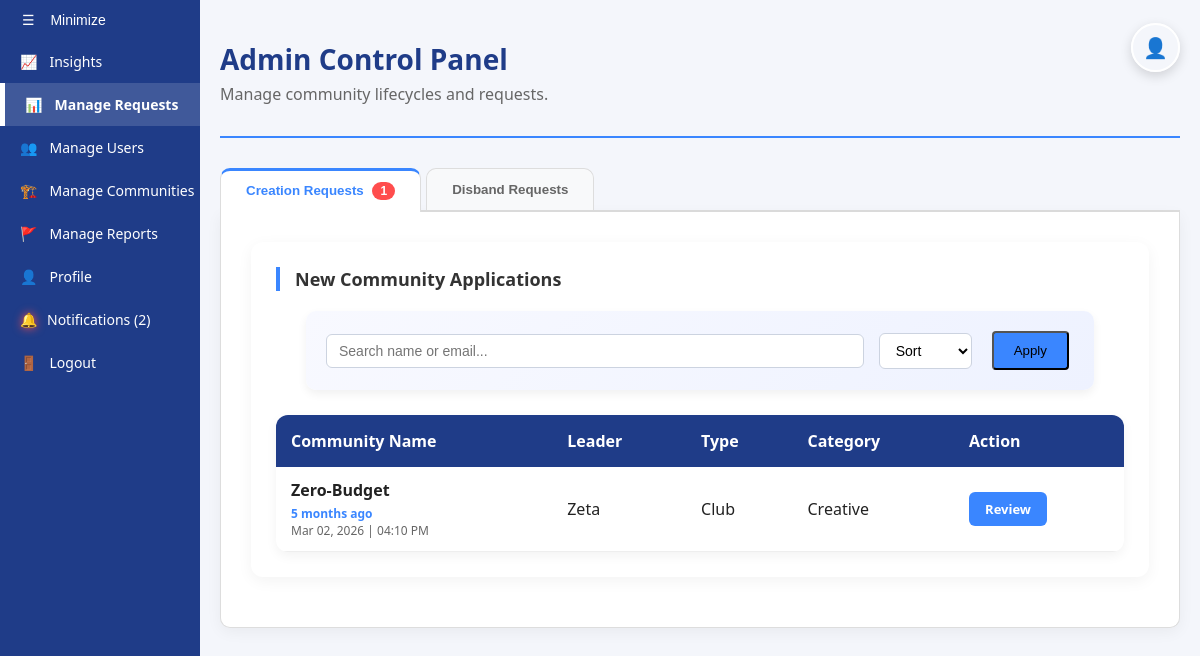
Page /views/admin_dashboard.php (signed in) on the committed database.
### tables this page shows
CREATE TABLE `communities` (
  `id` int(11) NOT NULL,
  `leader_name` varchar(100) NOT NULL,
  `leader_email` varchar(100) NOT NULL,
  `community_name` varchar(100) NOT NULL,
  `type` enum('club','study_group') NOT NULL,
  `category` varchar(50) NOT NULL,
  `description` text NOT NULL,
  `profile_pic` varchar(255) DEFAULT NULL,
  `purpose` text NOT NULL,
  `disband_reason` text DEFAULT NULL,
  `appeal` text DEFAULT NULL,
  `status` enum('pending','approved','rejected','disband_pending') NOT NULL DEFAULT 'pending',
  `created_at` timestamp NOT NULL DEFAULT current_timestamp(),
  `pending_leader` varchar(100) DEFAULT NULL
);

### includes/functions.php (called while the page is built, shortened)
<?php
function getRelativeTime($datetime) {
    $now = new DateTime();
    $ago = new DateTime($datetime);
    $diff = $now->diff($ago);
    $units = [
        'y' => 'year',
        'm' => 'month',
        'd' => 'day',
        'h' => 'hour',
        'i' => 'minute',
        's' => 'second',
    ];
    $parts = [];
    foreach ($units as $key => $label) {
        if ($diff->$key > 0) {
            $parts[] = $diff->$key . ' ' . $label . ($diff->$key > 1 ? 's' : '');
        }
    }
    $output = array_slice($parts, 0, 1);
    return implode(', ', $output) . ' ago';
}
function build_filtered_query($conn, $base_sql, $filters = [], $search = '', $search_cols = [], $sort_sql = '', $initial_params = [], $initial_types = "") {
    $sql = $base_sql;
    $sql .= " " . $sort_sql;
    $stmt = mysqli_prepare($conn, $sql);
    mysqli_stmt_execute($stmt);
    return mysqli_stmt_get_result($stmt);
}
?>

### views/admin_dashboard.php (the view, shortened to what this page needs)
<?php
include('../includes/db.php');
include('../includes/functions.php');
$search_c = $_GET['search_c'] ?? '';
$sort_c = $_GET['sort'] ?? 'Newest First';
$sort_sql_c = ($sort_c === 'Oldest First') ? "ORDER BY created_at ASC" : "ORDER BY created_at DESC";
$base_sql_c = "SELECT * FROM communities WHERE status = 'pending'";
$creation_result = build_filtered_query(
    $conn, $base_sql_c, [], $search_c,
    ['community_name', 'leader_email', 'leader_name'],
    $sort_sql_c
);
?>
<!DOCTYPE html>
<html lang="en">
<head>
    <link rel="stylesheet" href="../assets/css/dashboards.css?v=<?php echo time(); ?>">
    <link rel="stylesheet" href="../assets/css/tab_system.css?v=<?php echo time(); ?>">
    <link rel="stylesheet" href="../assets/css/toast.css?v=<?php echo time(); ?>">
</head>
<body>
<?php include '../includes/navbar.php'; ?>
<div class="main-content" id="main">
    <div class="dashboard-container">
        <header class="dashboard-header">
            <h1>Admin Control Panel</h1>
            <p>Manage community lifecycles and requests.</p>
        </header>
        <div class="tab-system">
            <div class="tab-headers">
                <button class="tab-btn active" onclick="openTab(event, 'creation')">
                    Creation Requests
                    <?php if(mysqli_num_rows($creation_result) > 0): ?>
                        <span class="badge-count"><?php echo mysqli_num_rows($creation_result); ?></span>
                    <?php endif; ?>
                </button>
                <button class="tab-btn" onclick="openTab(event, 'disband')">
                    Disband Requests
                </button>
            </div>
            <div id="creation" class="tab-content active">
                <section class="admin-table-card">
                    <h3>New Community Applications</h3>
                    <?php
                    include '../includes/filter_component.php';
                    ?>
                    <table class="standard-table">
                        <thead>
                            <tr>
                                <th>Community Name</th>
                                <th>Leader</th>
                                <th>Type</th>
                                <th>Category</th>
                                <th>Action</th>
                            </tr>
                        </thead>
                        <tbody>
                            <?php while($row = mysqli_fetch_assoc($creation_result)): ?>
                            <tr>
                                <td>
                                    <strong><?php echo htmlspecialchars($row['community_name']); ?></strong>
                                    <div style="font-size: 12px; color: #666; margin-top: 4px;">
                                        <span style="color: #3a86ff; font-weight: 600;">
                                            <?php echo getRelativeTime($row['created_at']); ?>
                                        </span><br>
                                        <?php echo date('M d, Y | h:i A', strtotime($row['created_at'])); ?>
                                    </div>
                                </td>
                                <td><?php echo htmlspecialchars($row['leader_name']); ?></td>
                                <td><?php echo ucfirst($row['type']); ?></td>
                                <td><?php echo ucfirst($row['category']); ?></td>
                                <td>
                                    <a href="../views/view_request.php?id=<?php echo $row['id']; ?>" class="btn-small">Review</a>
                                </td>
                            </tr>
                            <?php endwhile; ?>
                        </tbody>
                    </table>
                </section>
            </div>
                    <?php
                    include '../includes/filter_component.php';
                    ?>
        </div>
    </div>
</div>
</body>
</html>

### assets/css/dashboards.css (style rules this page uses)
.dashboard-container { max-width: 1000px; margin: 20px auto; padding: 20px; }
.dashboard-header { margin-bottom: 30px; border-bottom: 2px solid #3a86ff; padding-bottom: 15px; }
.dashboard-header h1 { font-size: 28px; color: #1f3c88; margin: 0; }
.dashboard-header p { color: #666; margin-top: 5px; }
.admin-table-card { margin-bottom: 20px; background: white; padding: 25px; border-radius: 12px; box-shadow: 0 4px 15px rgba(0,0,0,0.05); }
.admin-table-card h3 { margin-top: 0; margin-bottom: 20px; color: #333; font-size: 18px; border-left: 4px solid #3a86ff; padding-left: 15px; }

### assets/css/tab_system.css (style rules this page uses)
.tab-system { margin-top: 30px; }
.tab-headers { display: flex; gap: 5px; border-bottom: 2px solid #ddd; }
.tab-btn { padding: 12px 25px; border: 1px solid #ddd; border-bottom: none; background: #f8f9fa; cursor: pointer; font-weight: 600; border-radius: 10px 10px 0 0; transition: 0.3s; color: #666; }
.tab-btn.active { background: white; color: #3a86ff; border-top: 3px solid #3a86ff; margin-bottom: -2px; padding-bottom: 14px; }
.tab-content { display: none; background: white; padding: 30px; border: 1px solid #ddd; border-top: none; border-radius: 0 0 10px 10px; box-shadow: 0 4px 15px rgba(0,0,0,0.05); }
.tab-content.active { display: block !important; }

### assets/css/global.css (style rules this page uses)
:root { --primary-blue: #1f3c88; --accent-blue: #3a86ff; --bg-light: #f4f6fb; --text-dark: #222; --white: #ffffff; --shadow: 0 4px 12px rgba(0,0,0,0.05); --primary: #1f3c88; --accent: #3a86ff; --text-main: #2d3436; --text-light: #636e72; }
body { margin: 0; font-family: 'Segoe UI', Arial, sans-serif; background: var(--bg-light); color: var(--text-dark); }
.standard-table { width: 100%; border-collapse: collapse; background: var(--white); border-radius: 12px; overflow: hidden; box-shadow: var(--shadow); }
.standard-table th { background: var(--primary-blue); color: white; padding: 15px; text-align: left; }
.standard-table td { padding: 12px 15px; border-bottom: 1px solid #eee; }
.btn-small { display: inline-block; padding: 8px 16px; background: #3a86ff; color: white; text-decoration: none; border-radius: 6px; font-size: 13px; font-weight: 600; transition: background 0.2s; }
.main-content { margin-left: 200px; transition: margin-left 0.3s ease; }
.badge-count { background: #ff4d4d; color: white; padding: 2px 8px; border-radius: 20px; font-size: 12px; margin-left: 5px; }

### rows in the picture
communities: community_name "Zero-Budget", created_at "5 months ago", created_at "Mar 02, 2026 | 04:10 PM", leader_name "Zeta", type "Club", category "Creative"

### other values in the picture
$unread_count "2"
mysqli_num_rows($creation_result) "1"
form field sort "Sort"
